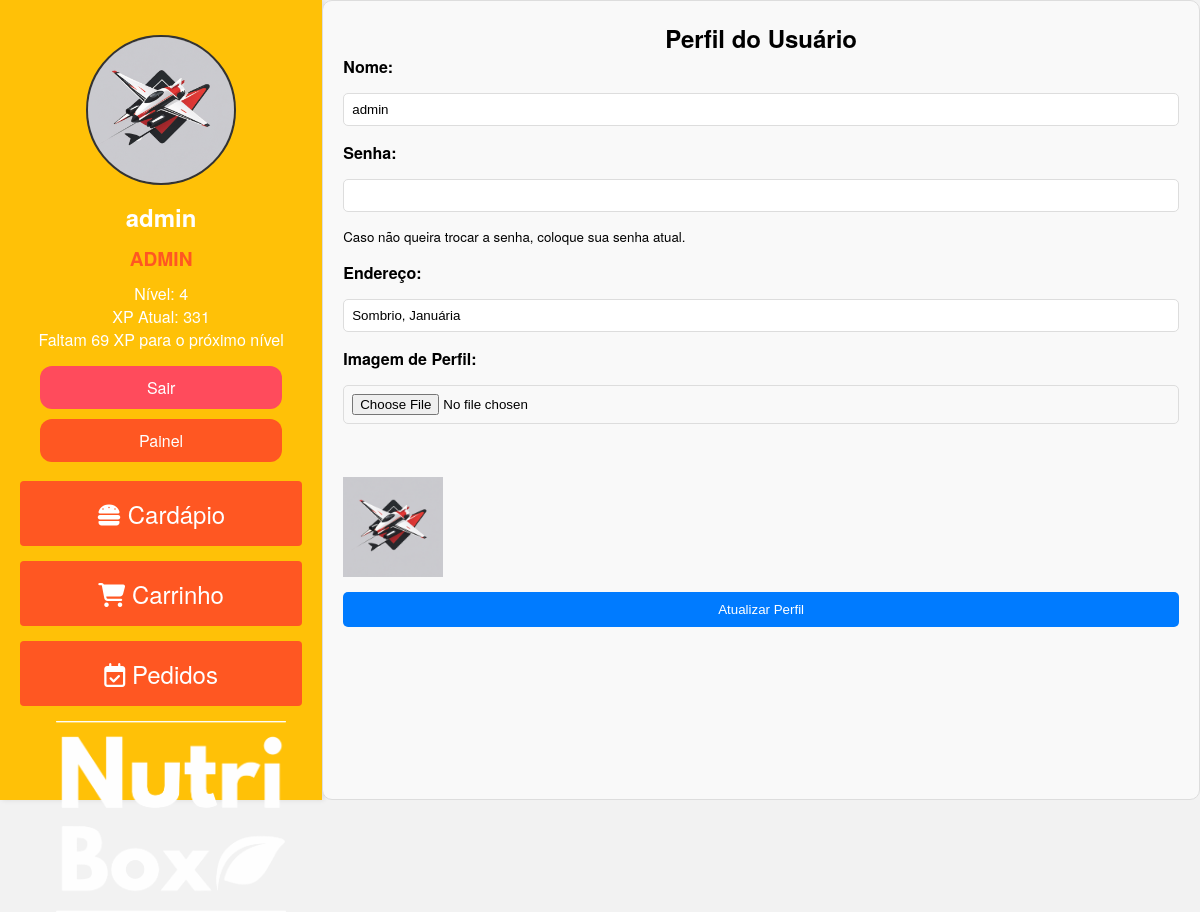
Page /perfil (signed in) on the committed database.
### tables this page shows
CREATE TABLE `tb_user` (
  `id` int(11) NOT NULL,
  `nome` varchar(254) NOT NULL DEFAULT 'admin',
  `img` text DEFAULT NULL,
  `cargo` varchar(12) NOT NULL DEFAULT 'ADMIN',
  `nivel` int(11) DEFAULT 1,
  `xp` int(11) NOT NULL DEFAULT 1,
  `email` varchar(200) NOT NULL DEFAULT 'admin@gmail.com',
  `senha` varchar(255) NOT NULL,
  `endereco` varchar(255) NOT NULL DEFAULT 'rua exemplo, cidade exemplo'
);

### classes/Usuario.php (called while the page is built, shortened)
<?php
class Usuario {
    private static function calcularNivel($xp) {
        return floor($xp / 100) + 1;
    }
    private static function calcularProximoNivel($xpAtual) {
        $nivelAtual = self::calcularNivel($xpAtual);
        $xpParaProximoNivel = ($nivelAtual * 100) - $xpAtual;
        return $xpParaProximoNivel;
    }
    public static function obterUsuario($email) {
        try {
            $pdo = MySql::conectar();
            $sql = $pdo->prepare("SELECT * FROM tb_user WHERE email = ?");
            $sql->execute([$email]);
            $usuario = $sql->fetch(PDO::FETCH_ASSOC);
            $usuario['xp_para_proximo_nivel'] = self::calcularProximoNivel($usuario['xp']);
            return $usuario;
        } catch (PDOException $e) {
            error_log("Erro ao obter informações do usuário: " . $e->getMessage());
            return [];
        }
    }
}
?>

### pages/perfil.php (the view, shortened to what this page needs)
<?php
$email = $_SESSION['email'];
$usuario = Usuario::obterUsuario($email);
?>
<div class="perfil-container">
    <h2>Perfil do Usuário</h2>
    <form method="post" enctype="multipart/form-data">
        <label for="nome">Nome:</label>
        <input type="text" id="nome" name="nome" value="<?php echo htmlspecialchars($usuario['nome']); ?>" required>
        <label for="senha">Senha:</label>
        <input type="password" id="senha" name="senha">
        <small>Caso não queira trocar a senha, coloque sua senha atual.</small>
        <label for="endereco">Endereço:</label>
        <input type="text" id="endereco" name="endereco" value="<?php echo htmlspecialchars($usuario['endereco']); ?>" required>
        <label for="imagem">Imagem de Perfil:</label>
        <input type="file" id="imagem" name="imagem">
        <br>
        <img src="<?php echo htmlspecialchars($usuario['img']); ?>" alt="Imagem de Perfil" width="100">
        <input type="submit" value="Atualizar Perfil">
    </form>
</div>

### public/style/style.css (style rules this page uses)
* { margin: 0; padding: 0; box-sizing: border-box; }
body { font-family: 'Helvetica Neue', Arial, sans-serif; margin: 0; display: flex; height: 100vh; background-color: #f2f2f2; }
.perfil-container { width: 80%; margin: 0 auto; padding: 20px; border: 1px solid #ddd; border-radius: 10px; background-color: #f9f9f9; }
.perfil-container h2 { text-align: center; }
.perfil-container form { display: flex; flex-direction: column; gap: 15px; }
.perfil-container label { font-weight: bold; }
.perfil-container input[type="text"], .perfil-container input[type="password"], .perfil-container input[type="file"] { padding: 8px; border: 1px solid #ddd; border-radius: 5px; }
.perfil-container input[type="submit"] { padding: 10px; background-color: #007bff; color: #fff; border: none; border-radius: 5px; cursor: pointer; }

### rows in the picture
tb_user: nome "admin", endereco "Sombrio, Januária", img (placeholder picture)

### other values in the picture
$_SESSION['nome'] "admin"
$_SESSION['cargo'] "ADMIN"
$_SESSION['nivel'] "4"
$_SESSION['xp'] "331"
$usuario['xp_para_proximo_nivel'] "69"
